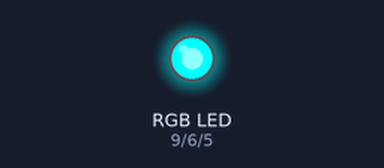
This sketch was run on a simulated Arduino Uno, built with avr-gcc and run on an emulated ATmega328P. Parts: an RGB LED mixed from three pins (HIGH = lit).

Above: at 0.1 s.
Timing chart, 0 to 1.6 s (numbered marks = the images above):
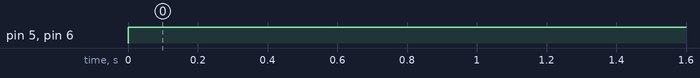

Measured:
- by itself, pin 5 (bluePin), pin 6 (greenPin): LOW → HIGH at 0.00 s

The sketch:

RGB.ino
```cpp
int redPin= 9; // PWM!
int greenPin = 6;
int bluePin = 5;

void setup() {
  pinMode(redPin, OUTPUT);
  pinMode(greenPin, OUTPUT);
  pinMode(bluePin, OUTPUT);
}

void setColor(int redValue, int greenValue, int blueValue) {
  analogWrite(redPin, redValue);
  analogWrite(greenPin, greenValue);
  analogWrite(bluePin, blueValue);
}

void setWhite() {
  setColor(255, 255, 255);
}

void loop() {
  setColor(0, 255, 255);
  /*
  setColor(255, 0, 0); // Red Color
  delay(1000);
  setColor(0, 255, 0); // Green Color
  delay(1000);
  setColor(0, 0, 255); // Blue Color
  delay(1000);
  setWhite(); // White Color
  delay(1000);
  setColor(155, 155, 155);
  delay(1000);
  setColor(55, 55, 55);
  delay(1000);
  setColor(5, 5, 5);
  delay(1000);
  setColor(170, 0, 255); // Purple Color
  delay(1000);
  */
/*
  for (int i = 0; i <= 255; i++) {
    for (int j = 0; j <= 255; j++) {
      for (int k = 0; k <= 255; k++) {
        setColor(i, j, k);
        delay(1);
      }
    }
  }
  */
}
```
